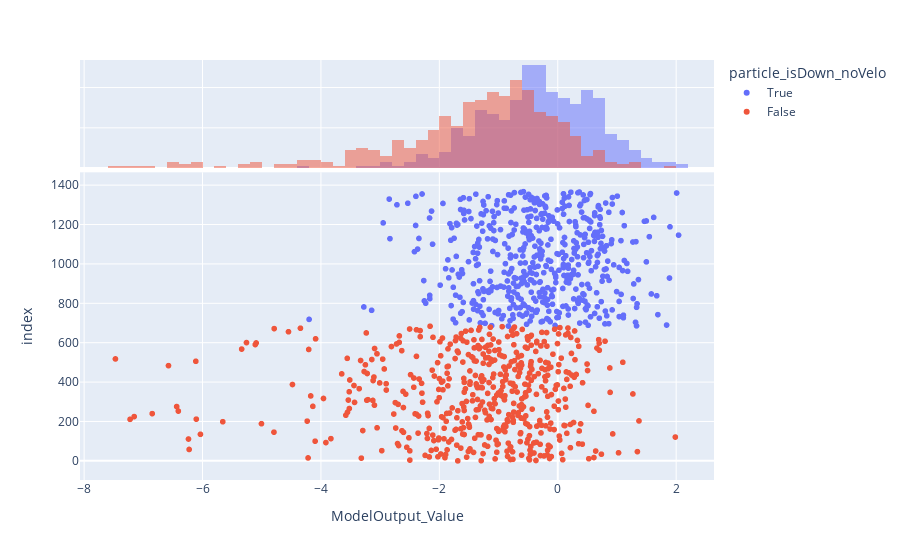

Notebook code cell kept with this figure:
### Markdown cell above
### Plots

### Code cell
#Checking the distribution of datapoints with respect to the class it belongs to, histogram on the right shows the 
# over all distribution
px.scatter(train_data,x='ModelOutput_Value',color='particle_isDown_noVelo',marginal_x='histogram')

### Figure 1 — Plotly figure (JSON) as saved in the notebook; plotly's stock layout.template omitted (floating-point values rounded to 4 significant figures; data arrays with more than 128 entries replaced by an {"elided": "..."} marker saying what was removed)
{"data": [{"hovertemplate": "particle_isDown_noVelo=True<br>ModelOutput_Value=%{x}<br>index=%{y}<extra></extra>", "legendgroup": "True", "marker": {"color": "#636efa", "symbol": "circle"}, "mode": "markers", "name": "True", "showlegend": true, "type": "scattergl", "x": {"elided": "514 float values"}, "xaxis": "x", "y": {"elided": "514 int values"}, "yaxis": "y"}, {"alignmentgroup": "True", "bingroup": "x", "hovertemplate": "particle_isDown_noVelo=True<br>ModelOutput_Value=%{x}<br>count=%{y}<extra></extra>", "legendgroup": "True", "marker": {"color": "#636efa"}, "name": "True", "offsetgroup": "True", "opacity": 0.5, "showlegend": false, "type": "histogram", "x": {"elided": "514 float values"}, "xaxis": "x2", "yaxis": "y2"}, {"hovertemplate": "particle_isDown_noVelo=False<br>ModelOutput_Value=%{x}<br>index=%{y}<extra></extra>", "legendgroup": "False", "marker": {"color": "#EF553B", "symbol": "circle"}, "mode": "markers", "name": "False", "showlegend": true, "type": "scattergl", "x": {"elided": "513 float values"}, "xaxis": "x", "y": {"elided": "513 int values"}, "yaxis": "y"}, {"alignmentgroup": "True", "bingroup": "x", "hovertemplate": "particle_isDown_noVelo=False<br>ModelOutput_Value=%{x}<br>count=%{y}<extra></extra>", "legendgroup": "False", "marker": {"color": "#EF553B"}, "name": "False", "offsetgroup": "False", "opacity": 0.5, "showlegend": false, "type": "histogram", "x": {"elided": "513 float values"}, "xaxis": "x2", "yaxis": "y2"}], "layout": {"barmode": "overlay", "legend": {"title": {"text": "particle_isDown_noVelo"}, "tracegroupgap": 0}, "margin": {"t": 60}, "xaxis": {"anchor": "y", "domain": [0, 1], "title": {"text": "ModelOutput_Value"}}, "xaxis2": {"anchor": "y2", "domain": [0, 1], "matches": "x", "showgrid": true, "showticklabels": false}, "yaxis": {"anchor": "x", "domain": [0, 0.7326], "title": {"text": "index"}}, "yaxis2": {"anchor": "x2", "domain": [0.7426, 1], "matches": "y2", "showgrid": true, "showline": false, "showticklabels": false, "ticks": ""}}}
